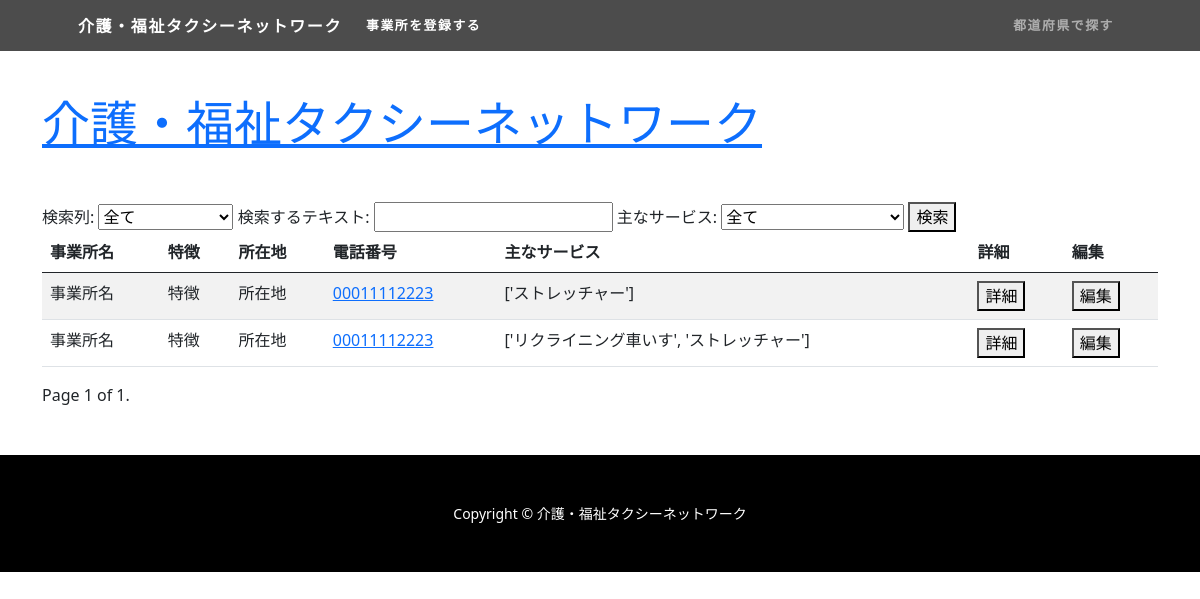
/registration_list/, run on an earlier commit of the app's database.
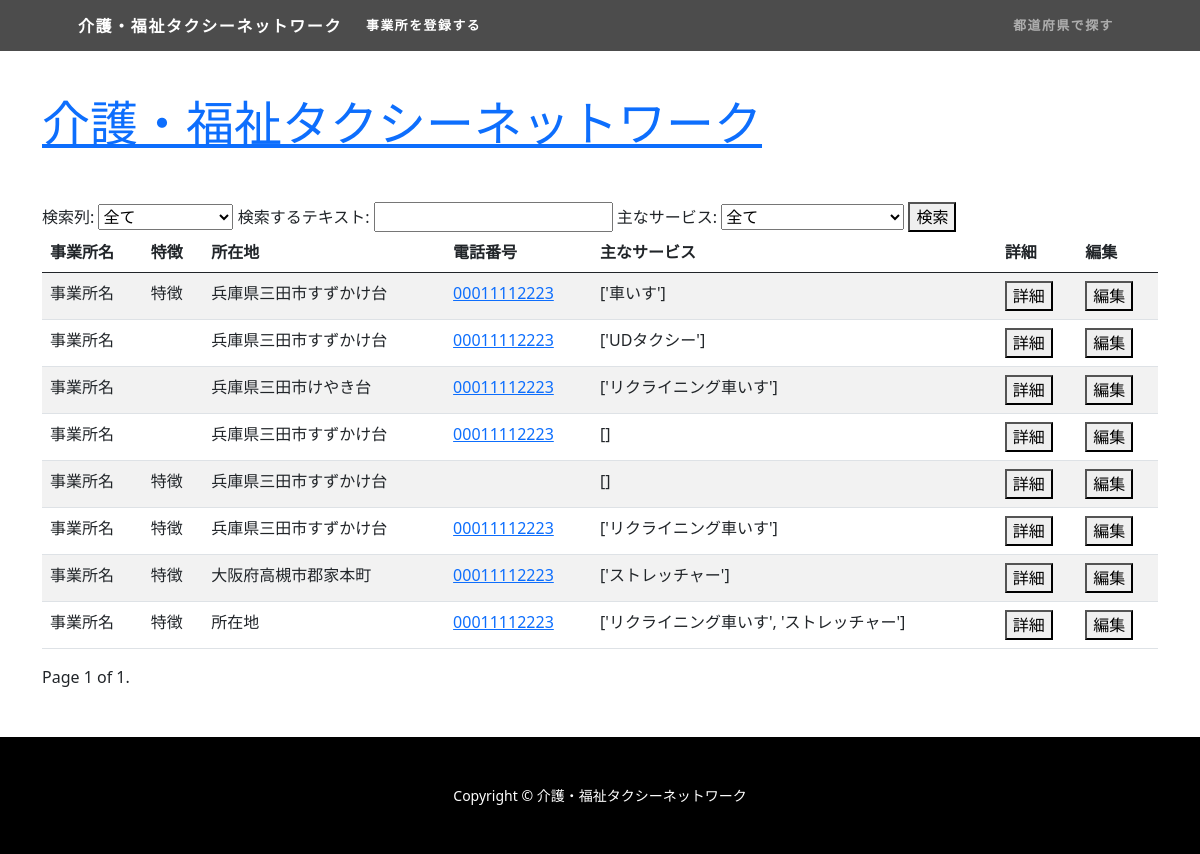
And on a later commit of the database.
### caretaxi/models.py (models this page shows, shortened)
class Registration(models.Model):
    REUSE_CHOICES = [
        ('未', '未'),
        ('済', '済'),
    ]
    business_name = models.CharField(max_length=999)
    features = models.CharField(max_length=999)
    postal_code = models.CharField('郵便番号', max_length=8)
    location = models.CharField(max_length=999)
    tel = models.CharField(max_length=16)
    carmodel = models.CharField(max_length=999)
    email = models.EmailField()
    siteurl = models.CharField(max_length=999)
    message = models.TextField()
    main_image = models.ImageField(upload_to='registration_images/', null=True, blank=True)
    created_at = models.DateTimeField(auto_now_add=True)
    genres = models.CharField(max_length=999, blank=True, null=True)

### caretaxi/views.py (the view, shortened to what this page needs)
# urls.py: path('registration_list/', registration_list, name='registration_list'),
def registration_list(request):
    items_per_page = 10
    registrations = Registration.objects.all().order_by('-id')
    search_column = request.GET.get('search_column', 'all')
    search_text = request.GET.get('search_text', '')
    search_genres = request.GET.get('search_genres', '')
    if search_genres:
        registrations = registrations.filter(genres__icontains=search_genres)
    paginator = Paginator(registrations, items_per_page)
    page = request.GET.get('page', 1)
    try:
        registrations = paginator.page(page)
    except PageNotAnInteger:
        registrations = paginator.page(1)
    except EmptyPage:
        registrations = paginator.page(paginator.num_pages)
    return render(request, 'registration_list.html', {
        'registrations': registrations,
        'search_column': search_column,
        'search_text': search_text,
        'search_genres': search_genres,
    })

### caretaxi/templates/registration_list.html (shortened to what this page needs)
{% extends 'base1.html' %}
{% block active_registration %}active{% endblock %}
{% block contents %}
<div class="container">
    <div class="my-div-style">
        <h1 class="display-5"><a href="{% url 'caretaxi:registration_list' %}">介護・福祉タクシーネットワーク</a></h1>
        <div class="mt-5">
            <form method="get" action="">
                <label for="searchColumn">検索列:</label>
                <select id="searchColumn" name="search_column" >
                    <option value="all" {% if search_column == 'all' %}selected{% endif %}>全て</option>
                </select>
                <label for="searchText">検索するテキスト:</label>
                <input type="text" id="searchText" name="search_text" value="{{ search_text }}">
                <label for="searchGenres">主なサービス:</label>
                <select id="searchGenres" name="search_genres">
                    <option value="" {% if not search_genres %}selected{% endif %}>全て</option>
                </select>
                <button type="submit">検索</button>
            </form>
        </div>
        <div>
            <table class="table table-striped">
                <thead>
                    <tr>
                        <th>事業所名</th>
                        <th>特徴</th>
                        <th>所在地</th>
                        <th>電話番号</th>
                        <th>主なサービス</th>
                        <th>詳細</th>
                        <th>編集</th>
                    </tr>
                </thead>
                <tbody>
                    {% for registration in registrations %}
                        <tr>
                            <td>{{ registration.business_name }}</td>
                            <td>{{ registration.features }}</td>
                            <td>{{ registration.location }}</td>
                            <td><a href="tel:{{ registration.tel }}">{{ registration.tel }}</a></td>
                            <td>{{ registration.genres }}</td>
                            <td><a href="{% url 'caretaxi:detail_registration' registration.id %}"><button>詳細</button></a></td>
                            <td><a href="{% url 'caretaxi:edit_registration' registration.id %}"><button>編集</button></a></td>
                        </tr>
                    {% endfor %}
                </tbody>
            </table>
        </div>
        <div class="pagination">
            <span class="step-links">
                <span class="current">
                    Page {{ registrations.number }} of {{ registrations.paginator.num_pages }}.
                </span>
            </span>
        </div>
    </div>
</div>
{% endblock %}

### caretaxi/templates/base1.html (shortened to what this page needs)
{% load static %}
<!DOCTYPE html>
<html lang="ja">
    <head>
        <link href="{% static 'template_pattern1/css/one-page-wonder.css' %}" rel="stylesheet" />
        <link href="https://cdn.jsdelivr.net/npm/bootstrap@5.3.0/dist/css/bootstrap.min.css" rel="stylesheet">
        <link rel="stylesheet" type="text/css" href="{% static 'template_pattern1/css/mystyle.css' %}">
    </head>
    <body>
        <div id="wrapper">
            <nav class="navbar navbar-expand-lg navbar-dark navbar-custom fixed-top">
                <div class="container px-5">
                    <a class="navbar-brand" href="{% url 'caretaxi:registration_list' %}">介護・福祉タクシーネットワーク</a>
                    <div class="collapse navbar-collapse" id="navbarResponsive">
                        <ul class="navbar-nav me-auto">
                            <li class="nav-item">
                                <a class="nav-link {% block active_registration %}{% endblock %}" href="{% url 'caretaxi:registration' %}">事業所を登録する</a>
                            </li>
                        </ul>
                        <ul class="navbar-nav ms-auto">
                            <li class="nav-item">
                                <a class="nav-link" href="{% url 'caretaxi:prefecture' %}">都道府県で探す</a>
                            </li>
                        </ul>
                    </div>
                </div>
            </nav>
        {% block contents%}{% endblock %}
        <footer class="py-5 bg-black mt-5">
            <div class="container px-5"><p class="m-0 text-center text-white small">Copyright &copy; 介護・福祉タクシーネットワーク</p></div>
        </footer>
        </div>
    </body>
</html>

### static/template_pattern1/css/mystyle.css (style rules this page uses)
body, #wrapper { display: flex; flex-direction: column; min-height: 100vh; }
footer { margin-top: auto; }
.my-div-style { margin-top: 6rem; }

What changed in the data, as far as the page shows it:
added Registration: business_name "事業所名", features "特徴", location "兵庫県三田市すずかけ台", tel "00011112223", genres "['車いす']"
added Registration: business_name "事業所名", location "兵庫県三田市すずかけ台", tel "00011112223", genres "['UDタクシー']"
added Registration: business_name "事業所名", location "兵庫県三田市けやき台", tel "00011112223", genres "['リクライニング車いす']"
added Registration: business_name "事業所名", location "兵庫県三田市すずかけ台", tel "00011112223", genres "[]"
added Registration: business_name "事業所名", features "特徴", location "兵庫県三田市すずかけ台", genres "[]"
added Registration: business_name "事業所名", features "特徴", location "兵庫県三田市すずかけ台", tel "00011112223", genres "['リクライニング車いす']"
changed Registration "['ストレッチャー']": location "所在地" → "大阪府高槻市郡家本町"
